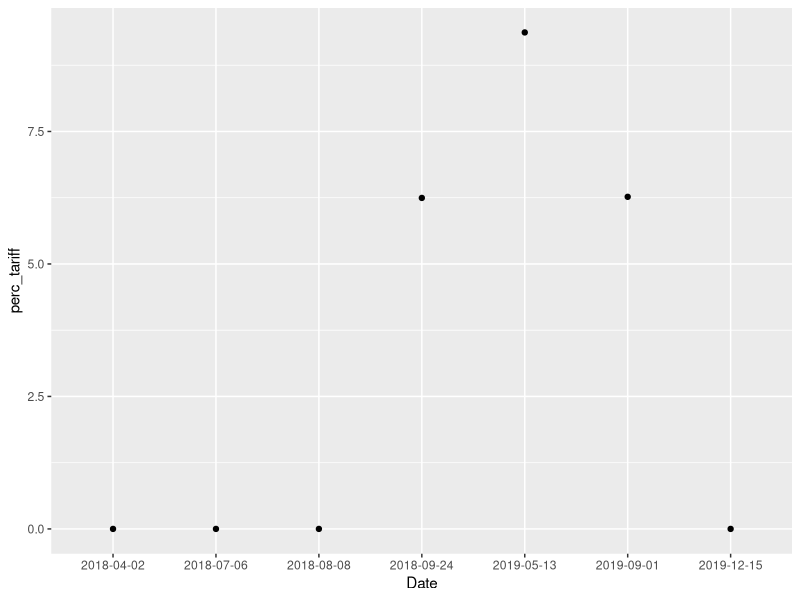

Write the R code that produced this figure.
## ---- chunk 1
library(ggplot2)
library(dplyr)
library(tidyr)
library(stringr)
## ---- chunk 2
export_tariff<-read.csv("export_tariff_final.csv")
## ---- chunk 3
export_tariff<-export_tariff%>%
  mutate(hs4= ifelse(nchar(hs4)==3,paste("0",hs4,sep="") ,hs4))
## ---- chunk 4
export_tariff<-export_tariff%>%
  arrange(desc(effective_tariff))%>%
  mutate(perc_tariff= effective_tariff*100)
## ---- chunk 5
export_tariff%>%
  filter(hs4 =="0101")

export_tariff%>%
  filter(hs4 =="0101")%>%
  ggplot(aes(x = Date, y = perc_tariff))+
  geom_point()+
  geom_smooth(method = "loess",color = "blue")
